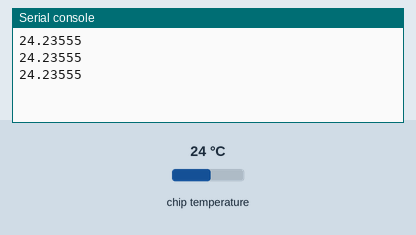
Simulated run of this program. Board: Raspberry Pi Pico running MicroPython. Parts: the last lines printed to the serial console. Inputs (shaded band) come from the test bench; at power-on: chip temperature 24 °C.

Above: at 1.2 s.
1.3 s: chip temperature set to 1 °C
At 1.9 s:
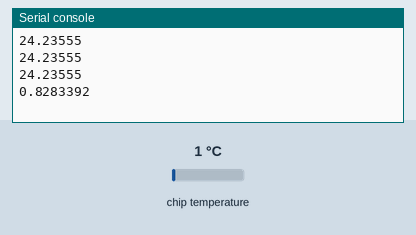
2.8 s: chip temperature set to 11 °C
At 3.4 s:
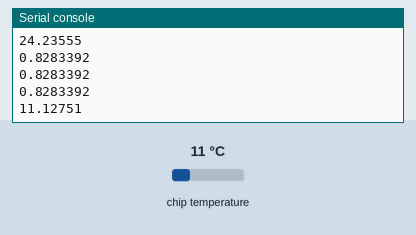
Timing chart, 0 to 5.8 s (numbered marks = the images above; inputs shaded):
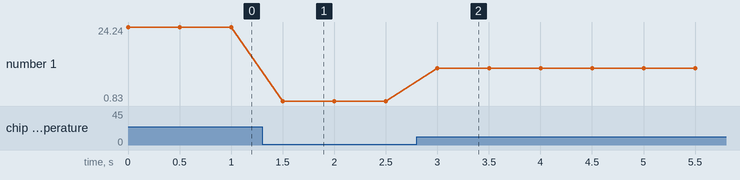

Measured:
- after the input at 1.3 s, the serial console: prints a new line after 0.20 s (image 1)
- after the input at 2.8 s, the serial console: prints a new line after 0.20 s (image 2)
- plotted number 1: 24.24 → 0.83 after the input at 1.3 s, 0.83 → 11.13 after the input at 2.8 s

The program:

temperature.py
```python
import machine
import time

temp_sense = machine.ADC(4)
conversion_factor = 3.3 / 65535

while True:
    reading = temp_sense.read_u16() * conversion_factor
    temperature = 27 - (reading - 0.706) / 0.001721
    print(temperature)
    time.sleep(0.5)
```
